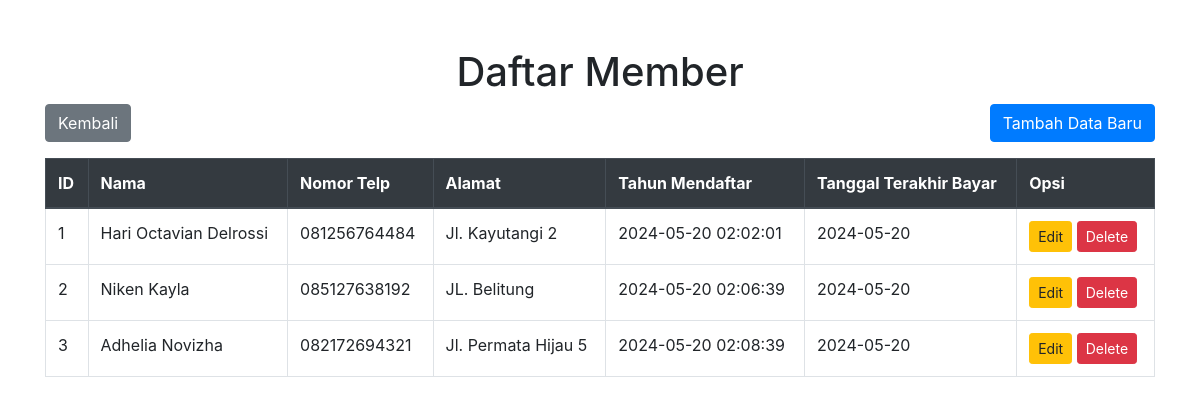
The page /Member.php on the database its author committed.
### tables this page shows
CREATE TABLE `member` (
  `id_member` int(11) NOT NULL,
  `nama_member` varchar(250) DEFAULT NULL,
  `nomor_member` varchar(15) DEFAULT NULL,
  `alamat` text DEFAULT NULL,
  `tgl_mendaftar` datetime DEFAULT NULL,
  `tgl_terakhir_bayar` date DEFAULT NULL
);

### Model.php (called while the page is built, shortened)
<?php
function selectalldata($table) {
    global $conn;
    $query = "SELECT * FROM $table";
    $stmt = $conn->prepare($query);
    $stmt->execute();
    return $stmt;
}

### Member.php (the view, shortened to what this page needs)
<?php
require "Koneksi.php";
require "Model.php";
?>
<!doctype html>
<html lang="en">
<head>
    <link rel="stylesheet" href="https://stackpath.bootstrapcdn.com/bootstrap/4.3.1/css/bootstrap.min.css">
</head>
<body>
    <div class="container mt-5">
        <h1 class="text-center">Daftar Member</h1>
        <div class="d-flex justify-content-between mb-3">
            <a href="index.php" class="btn btn-secondary">Kembali</a>
            <a href="FormMember.php" class="btn btn-primary">Tambah Data Baru</a>
        </div>
        <table class="table table-bordered">
            <thead class="thead-dark">
                <tr>
                    <th>ID</th>
                    <th>Nama</th>
                    <th>Nomor Telp</th>
                    <th>Alamat</th>
                    <th>Tahun Mendaftar</th>
                    <th>Tanggal Terakhir Bayar</th>
                    <th>Opsi</th>
                </tr>
            </thead>
            <tbody>
                <?php
                $result = selectalldata("member");
                while ($data = $result->fetch(PDO::FETCH_ASSOC)) :
                ?>
                    <tr>
                        <td><?php echo $data['id_member']; ?></td>
                        <td><?php echo $data['nama_member']; ?></td>
                        <td><?php echo $data['nomor_member']; ?></td>
                        <td><?php echo $data['alamat']; ?></td>
                        <td><?php echo $data['tgl_mendaftar']; ?></td>
                        <td><?php echo $data['tgl_terakhir_bayar'] ?></td>
                        <td>
                            <a href="FormMember.php?id_member=<?php echo $data['id_member']; ?>" class="btn btn-warning btn-sm">Edit</a>
                            <form method="POST" action="Member.php" style="display:inline-block;">
                                <button type="submit" name="delete" class="btn btn-danger btn-sm" onclick="return confirm('Apa Anda yakin ingin menghapus data ini?')">Delete</button>
                            </form>
                        </td>
                    </tr>
                <?php endwhile; ?>
            </tbody>
        </table>
    </div>
</body>
</html>

### rows shown on the page
member: id_member "1", nama_member "Hari Octavian Delrossi", nomor_member "081256764484", alamat "Jl. Kayutangi 2", tgl_mendaftar "2024-05-20 02:02:01", tgl_terakhir_bayar "2024-05-20"
member: id_member "2", nama_member "Niken Kayla", nomor_member "085127638192", alamat "JL. Belitung", tgl_mendaftar "2024-05-20 02:06:39", tgl_terakhir_bayar "2024-05-20"
member: id_member "3", nama_member "Adhelia Novizha", nomor_member "082172694321", alamat "Jl. Permata Hijau 5", tgl_mendaftar "2024-05-20 02:08:39", tgl_terakhir_bayar "2024-05-20"
